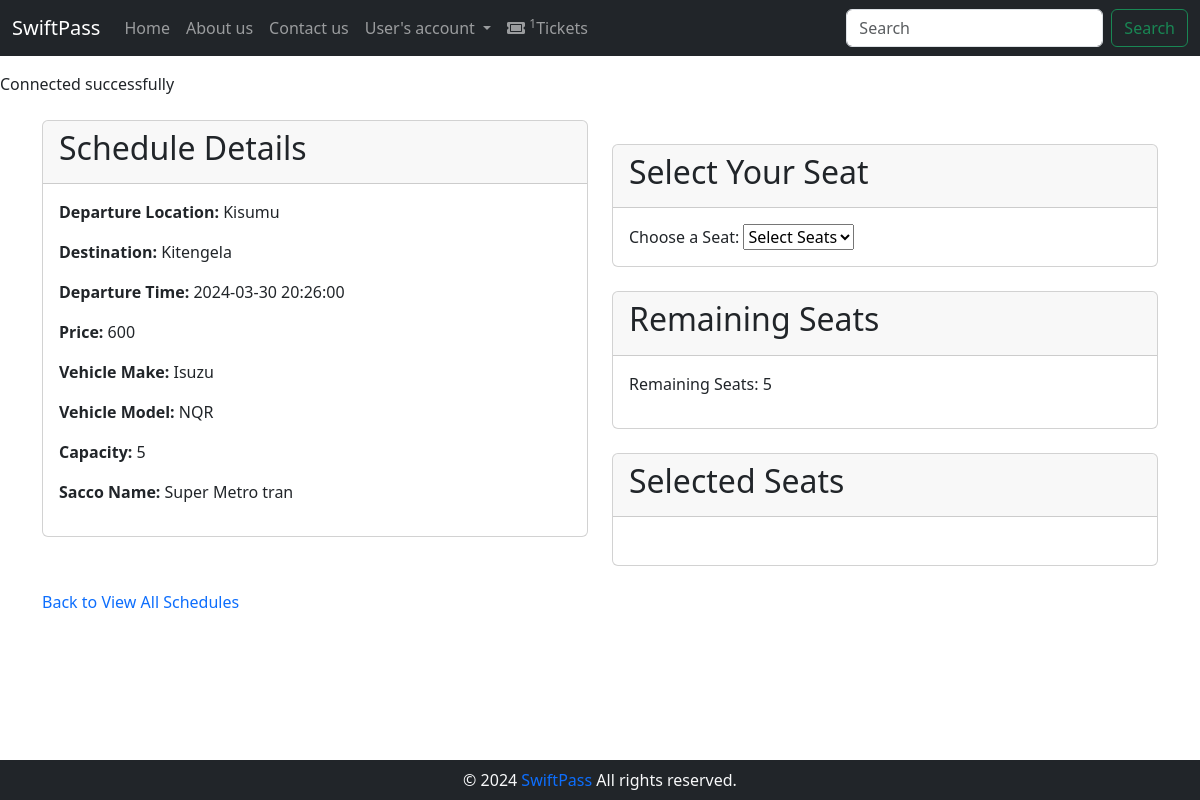
The page /user/ticketing_page.php?schedule_id=9 (signed in) on the database as committed earlier.
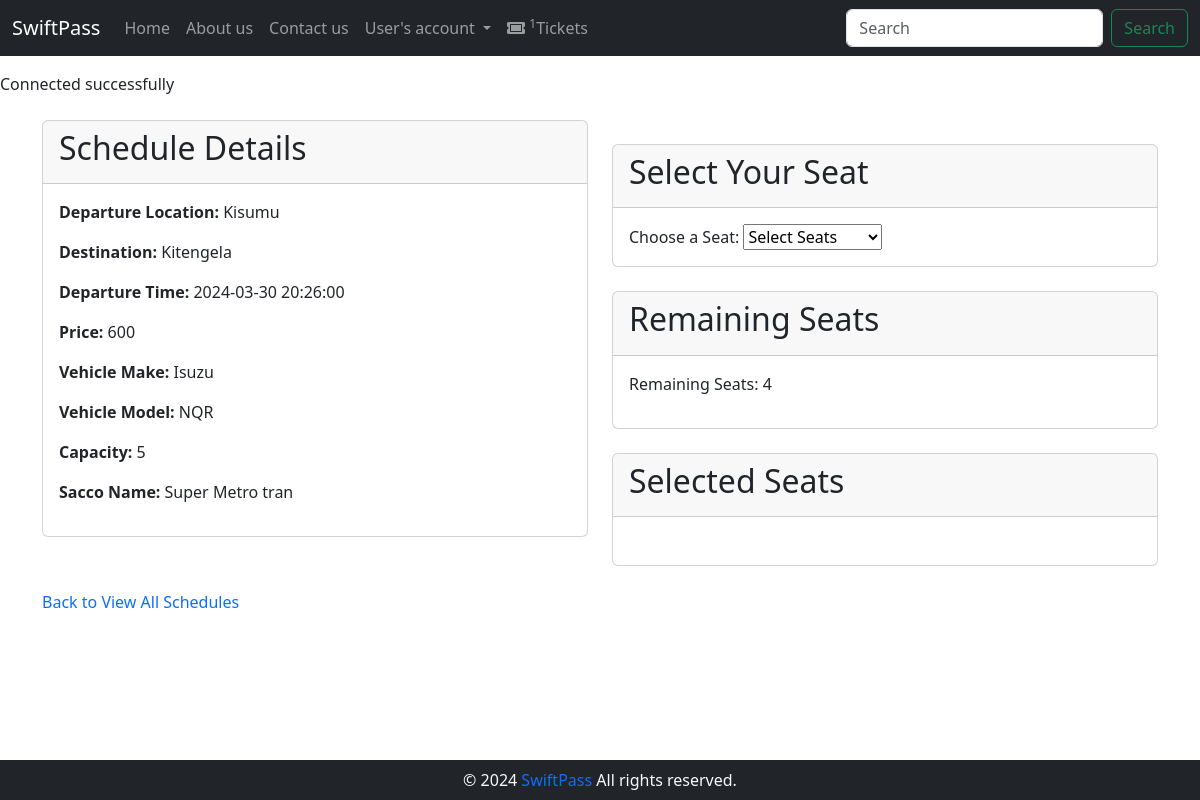
The same page on the database as committed later.
### tables this page shows
CREATE TABLE `travelschedule` (
                                  `id` int(11) NOT NULL,
                                  `departure_location` varchar(255) NOT NULL,
                                  `destination` varchar(255) NOT NULL,
                                  `departure_time` datetime NOT NULL DEFAULT current_timestamp(),
                                  `price` float NOT NULL,
                                  `vehicle_id` int(11) NOT NULL,
                                  `is_done` tinyint(1) NOT NULL DEFAULT 0
);

CREATE TABLE `vehicle` (
                           `id` int(11) NOT NULL,
                           `make` varchar(50) NOT NULL,
                           `model` varchar(50) NOT NULL,
                           `registration_plate` varchar(20) NOT NULL,
                           `capacity` int(11) NOT NULL,
                           `sacco_id` int(11) NOT NULL,
                           `driver_id` int(11) DEFAULT NULL
);

CREATE TABLE `sacco` (
                         `id` int(11) NOT NULL,
                         `name` varchar(255) NOT NULL
);

### user/ticketing_page.php (the view, shortened to what this page needs)
<?php
include '../auth/database.php';
$scheduleId = $_GET['schedule_id'];
$bookedSeatsQuery = "SELECT seat_number FROM Ticket WHERE travel_schedule_id = '$scheduleId'";
$bookedSeatsResult = mysqli_query($conn, $bookedSeatsQuery);
$initialBookedSeats = [];
while ($row = mysqli_fetch_assoc($bookedSeatsResult)) {
    $initialBookedSeats[] = $row['seat_number'];
}
$scheduleQuery = "SELECT ts.*, v.make, v.model, v.capacity, s.name AS sacco_name
                  FROM TravelSchedule ts
                  INNER JOIN Vehicle v ON ts.vehicle_id = v.id
                  INNER JOIN Sacco s ON v.sacco_id = s.id
                  WHERE ts.id = '$scheduleId'";
$scheduleResult = mysqli_query($conn, $scheduleQuery);
$scheduleDetails = mysqli_fetch_assoc($scheduleResult);
$remainingSeats = $scheduleDetails['capacity'] - count($initialBookedSeats);
?>
<div class="container mt-4">
    <div class="row">
        <div class="col-md-6">
            <?php if ($scheduleDetails) : ?>
                <div class="card">
                    <div class="card-header">
                        <h2>Schedule Details</h2>
                    </div>
                    <div class="card-body">
                        <p><strong>Departure Location:</strong> <?php echo $scheduleDetails['departure_location']; ?></p>
                        <p><strong>Destination:</strong> <?php echo $scheduleDetails['destination']; ?></p>
                        <p><strong>Departure Time:</strong> <?php echo $scheduleDetails['departure_time']; ?></p>
                        <p><strong>Price:</strong> <?php echo $scheduleDetails['price']; ?></p>
                        <p><strong>Vehicle Make:</strong> <?php echo $scheduleDetails['make']; ?></p>
                        <p><strong>Vehicle Model:</strong> <?php echo $scheduleDetails['model']; ?></p>
                        <p><strong>Capacity:</strong> <?php echo $scheduleDetails['capacity']; ?></p>
                        <p><strong>Sacco Name:</strong> <?php echo $scheduleDetails['sacco_name']; ?></p>
                    </div>
                </div>
            <?php endif; ?>
        </div>
        <div class="col-md-6">
            <div class="card mt-4">
                <div class="card-header">
                    <h2>Select Your Seat</h2>
                </div>
                <div class="card-body">
                    <form action="" method="post">
                        <div>
                            <label for="seatSelect">Choose a Seat:</label>
                            <select name="selectedSeat" id="seatSelect">
                                <option value="" disabled selected>Select Seats</option>
                            </select>
                        </div>
                    </form>
                </div>
            </div>
            <div class="card mt-4">
                <div class="card-header">
                    <h2>Remaining Seats</h2>
                </div>
                <div class="card-body">
                    <p id="remainingSeats">Remaining Seats: <?php echo $remainingSeats; ?></p>
                </div>
            </div>
            <div class="card mt-4">
                <div class="card-header">
                    <h2>Selected Seats</h2>
                </div>
                <div class="card-body" id="selectedSeats"></div>
            </div>
        </div>
    </div>
    <div class="row mt-4">
        <div class="col-md-12">
            <a href="view_all_schedules.php">Back to View All Schedules</a>
        </div>
    </div>
</div>
<?php
include('../layout.php');
?>

Rows that differ between the two databases and show on the page:
changed travelschedule "Kisumu": vehicle.capacity "5" → "4"
